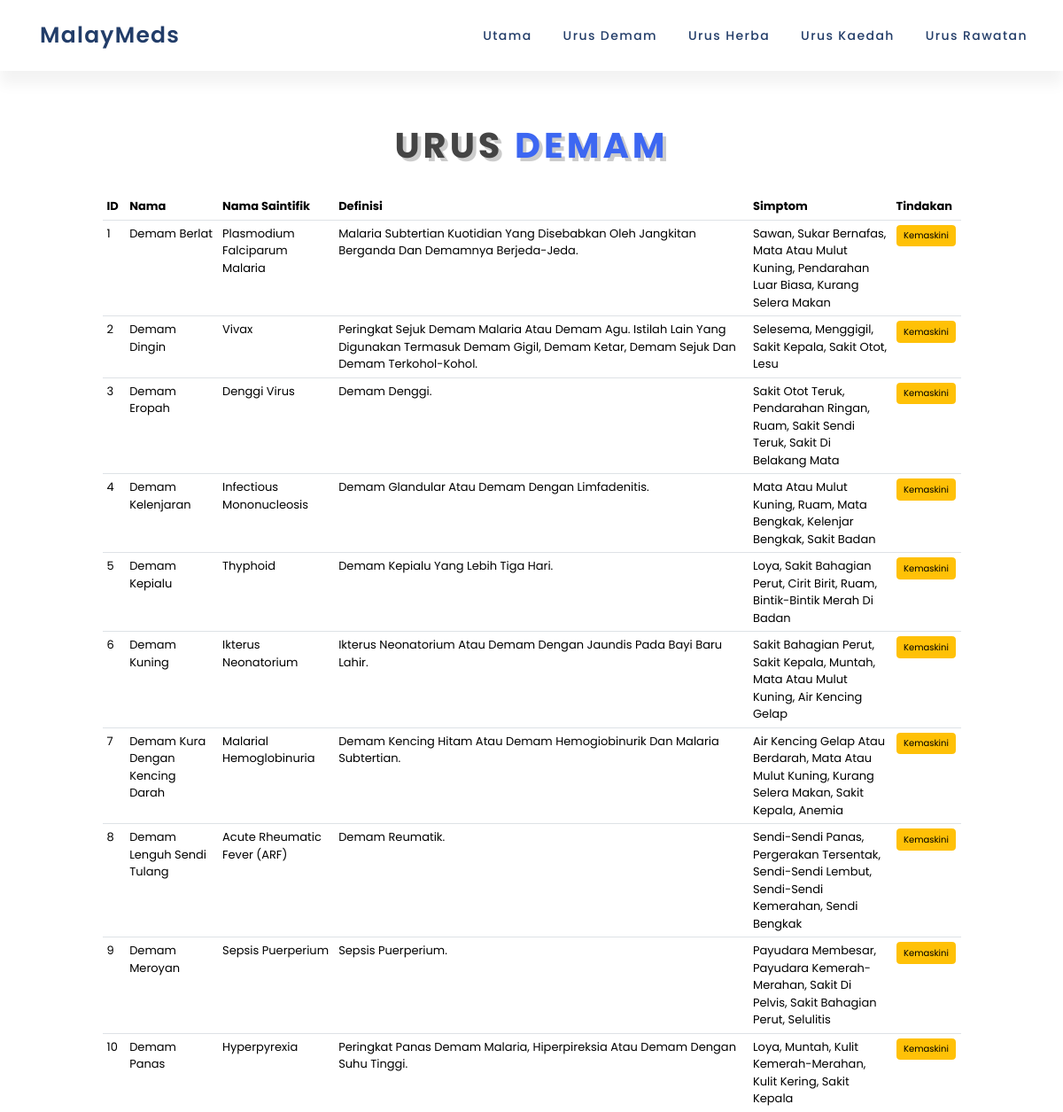
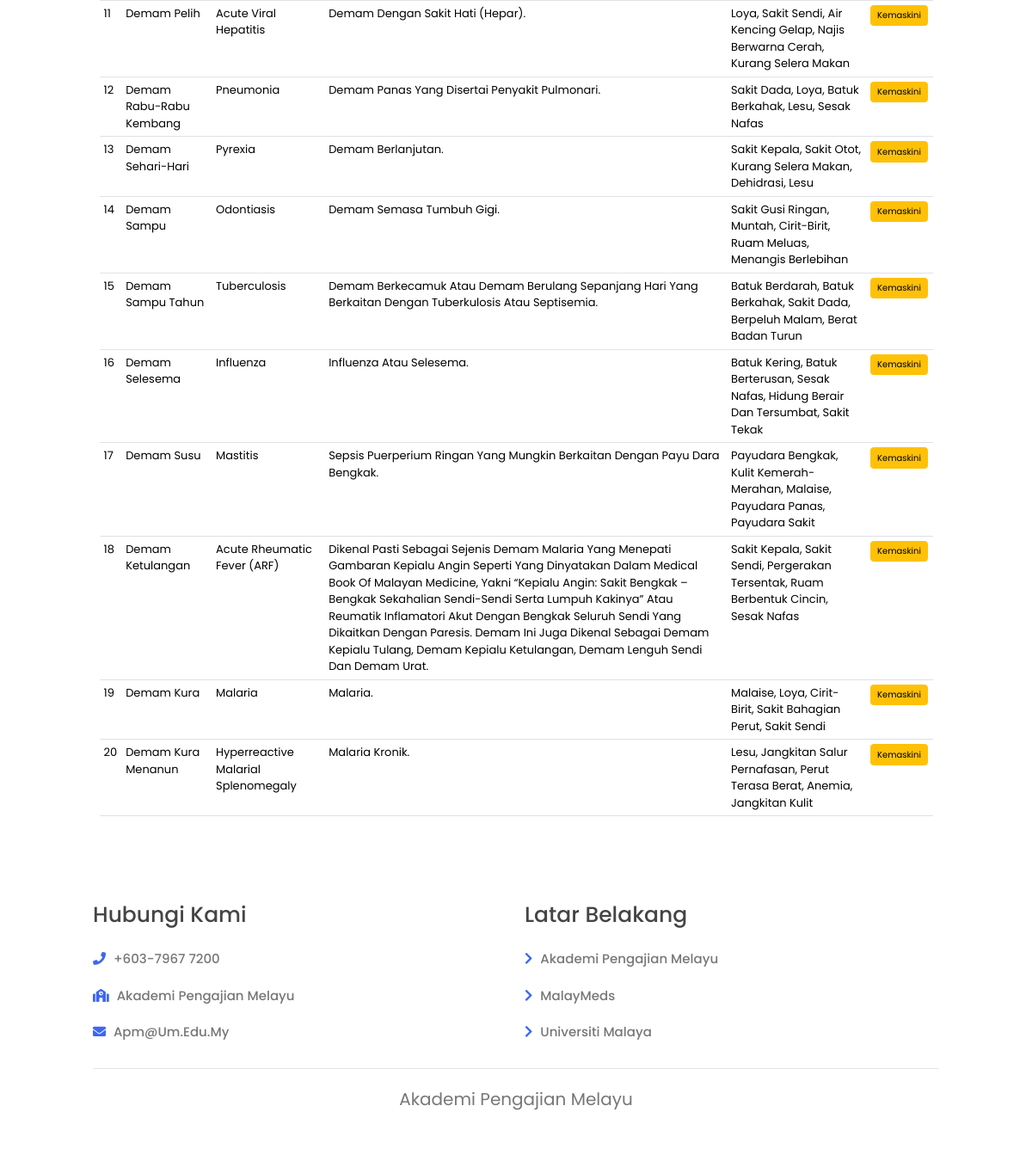
The page /managefever on the database its author committed (2 pictures, top to bottom).
### app.py (models this page shows)
class tbl_fever(db.Model):
  fever_id = db.Column(db.Integer, primary_key=True)
  fever_name = db.Column(db.String(255))
  fever_scname = db.Column(db.String(255))
  fever_def = db.Column(db.Text)
  fever_symptoms = db.Column(db.Text)
  herbs = db.relationship('tbl_herbs_fever', backref=db.backref('tbl_fever', cascade='all, delete-orphan', single_parent=True))
  methods = db.relationship('tbl_method_fever', backref=db.backref('tbl_fever', cascade='all, delete-orphan', single_parent=True))
  treatment = db.relationship('tbl_treatment', backref=db.backref('tbl_fever', cascade='all, delete-orphan', single_parent=True))

### app.py (the view)
@app.route('/managefever')
def managefever_page():
  all_fever_data = tbl_fever.query.all()
  return render_template('fevermanage.html', all_fever_data=all_fever_data)

### templates/fevermanage.html (shortened to what this page needs)
<!DOCTYPE html>
<html lang="en">
<head>
    <link rel="stylesheet" href="{{ url_for('static', filename='css/style.css') }}">
    <link rel="stylesheet" href="https://cdnjs.cloudflare.com/ajax/libs/font-awesome/5.15.4/css/all.min.css">
    <link href="https://cdn.jsdelivr.net/npm/bootstrap@5.3.2/dist/css/bootstrap.min.css" rel="stylesheet">
</head>
<body>
    <header class="main-header">
        <a href="{{ url_for('dashboard') }}" class="logo">
            <span class="logo-text">MalayMeds</span>
        </a>
        <div class="group">
            <ul class="navigation">
                <li><a href="{{ url_for('dashboard') }}">Utama</a></li>
                <li><a href="{{ url_for('managefever_page') }}">Urus Demam</a></li>
                <li><a href="{{ url_for('manageherbs_page') }}">Urus Herba</a></li>
                <li><a href="{{ url_for('managemethod_page') }}">Urus Kaedah</a></li>
                <li><a href="{{ url_for('managetreatment_page') }}">Urus Rawatan</a></li>
            </ul>
        </div>
    </header>
    <section class="services" id="services">
        <h1 class="page-heading"> urus <span>demam</span> </h1>
        <div class="container my-3">
            <table class="table table-hover" style="font-size: 13px;">
                <tr>
                    <th>ID</th>
                    <th>Nama</th>
                    <th>Nama Saintifik</th>
                    <th>Definisi</th>
                    <th>Simptom</th>
                    <th>Tindakan</th>
                </tr>
                {% for row in all_fever_data %}
                    <tr>
                        <td>{{row.fever_id}}</td>
                        <td>{{row.fever_name}}</td>
                        <td>{{row.fever_scname}}</td>
                        <td>{{row.fever_def}}</td>
                        <td>{{row.fever_symptoms}}</td>
                        <td>
                            <a href="{{ url_for('editfever_page', fever_id=row.fever_id) }}" class="btn btn-warning btn-xs">Kemaskini</a>
                        </td>
                    </tr>
                {% endfor %}
            </table>
        </div>
    </section>
    <section class="footer">
        <div class="box-container">
            <div class="box">
                <h3>Hubungi Kami</h3>
                <a href="#"><i class="fas fa-phone"></i> +603-7967 7200</a>
                <a href="https://apm.um.edu.my/"><i class="fas fa-school"></i> Akademi Pengajian Melayu</a>
                <a href="https://mail.google.com"><i class="fas fa-envelope"></i> apm@um.edu.my </a>
            </div>
            <div class="box">
                <h3>Latar Belakang</h3>
                <a href="https://apm.um.edu.my/sejarah-apm"><i class="fas fa-chevron-right"></i> Akademi Pengajian Melayu</a>
                <a href="#"><i class="fas fa-chevron-right"></i> MalayMeds</a>
                <a href="https://www.um.edu.my/"><i class="fas fa-chevron-right"></i> Universiti Malaya</a>
            </div>
        </div>
        <div class="credit">Akademi Pengajian Melayu</div>
    </section>
</body>
</html>

### static/css/style.css (style rules this page uses)
:root { --blue:#3d67f2; --black: #444; --light-color: #777; --box-shadow: .5rem .5rem 0 rgba(22, 160, 133, .2); --text-shadow: .4rem .4rem 0 rgba(0, 0, 0, .2); --border: .2rem solid var(--blue); }
* { margin: 0; padding: 0; box-sizing: border-box; font-family: 'Poppins', sans-serif; outline: none; border: none; text-transform: capitalize; transition: all .2s ease-out; text-decoration: none; }
body { background-color: #f6f6f7; min-height: 100vh; overflow-x: hidden; }
.main-header { position: absolute; top: 0; left: 0; width: 100%; height: 80px; background: #fff; padding: 20px 40px; display: flex; justify-content: space-between; align-items: center; box-shadow: 0 15px 15px rgba(0, 0, 0, 0.05); }
.logo { display: flex; align-items: center; color: #001f52dd; text-decoration: none; font-size: 2.5rem; font-weight: 530; text-transform: none; letter-spacing: 0.05em; }
.group { display: flex; align-items: center; }
.main-header ul { position: relative; display: flex; gap: 35px; margin: 0; }
.main-header ul li { list-style: none; }
.main-header ul li a { position: relative; text-decoration: none; font-size: 1.4rem; color: #001f52dd; letter-spacing: 0.1em; font-weight: 415; }
.main-header ul li a::before { content: ''; position: absolute; bottom: -2px; width: 100%; height: 2px; background: var(--blue); transform: scaleX(0); transition: transform 0.5s ease-in-out; transform-origin: right; }
html { font-size: 62.5%; overflow-x: hidden; scroll-padding-top: 7rem; scroll-behavior: smooth; }
section { padding: 4rem 9%; }
section:nth-child(odd) { background: #fff; }
.footer .box-container { display: grid; grid-template-columns: repeat(auto-fit, minmax(22rem, 1fr)); gap: 2rem; }
.footer .box-container .box h3 { font-size: 2.5rem; color: var(--black); padding: 1rem 0; }
.footer .box-container .box a { display: block; font-size: 1.5rem; color: var(--light-color); padding: 1rem 0; font-weight: 500; text-decoration: none; }
.footer .box-container .box a i { padding-right: .5rem; color: var(--blue); }
.footer .credit { padding: 1rem; padding-top: 2rem; margin-top: 2rem; text-align: center; font-size: 2rem; color: var(--light-color); border-top: .1rem solid rgba(0, 0, 0, .1); }
.page-heading { text-align: center; padding-bottom: 2rem; padding-top: 10rem; text-shadow: var(--text-shadow); text-transform: uppercase; color: var(--black); font-size: 4rem; letter-spacing: .4rem; font-weight: 700; }
.page-heading span { text-transform: uppercase; color: var(--blue); }

### rows shown on the page
tbl_fever: fever_id "1", fever_name "Demam Berlat", fever_scname "Plasmodium Falciparum Malaria", fever_def "Malaria Subtertian Kuotidian Yang Disebabkan Oleh Jangkitan Berganda Dan Demamnya Berjeda-Jeda.", fever_symptoms "Sawan, Sukar Bernafas, Mata Atau Mulut Kuning, Pendarahan Luar Biasa, Kurang Selera Makan"
tbl_fever: fever_id "2", fever_name "Demam Dingin", fever_scname "Vivax", fever_def "Peringkat Sejuk Demam Malaria Atau Demam Agu. Istilah Lain Yang Digunakan Termasuk Demam Gigil, Demam Ketar, Demam Sejuk Dan Demam Terkohol-Kohol.", fever_symptoms "Selesema, Menggigil, Sakit Kepala, Sakit Otot, Lesu"
tbl_fever: fever_id "3", fever_name "Demam Eropah", fever_scname "Denggi Virus", fever_def "Demam Denggi.", fever_symptoms "Sakit Otot Teruk, Pendarahan Ringan, Ruam, Sakit Sendi Teruk, Sakit Di Belakang Mata"
tbl_fever: fever_id "4", fever_name "Demam Kelenjaran", fever_scname "Infectious Mononucleosis", fever_def "Demam Glandular Atau Demam Dengan Limfadenitis.", fever_symptoms "Mata Atau Mulut Kuning, Ruam, Mata Bengkak, Kelenjar Bengkak, Sakit Badan"
tbl_fever: fever_id "5", fever_name "Demam Kepialu", fever_scname "Thyphoid", fever_def "Demam Kepialu Yang Lebih Tiga Hari.", fever_symptoms "Loya, Sakit Bahagian Perut, Cirit Birit, Ruam, Bintik-Bintik Merah Di Badan"
tbl_fever: fever_id "6", fever_name "Demam Kuning", fever_scname "Ikterus Neonatorium", fever_def "Ikterus Neonatorium Atau Demam Dengan Jaundis Pada Bayi Baru Lahir.", fever_symptoms "Sakit Bahagian Perut, Sakit Kepala, Muntah, Mata Atau Mulut Kuning, Air Kencing Gelap"
tbl_fever: fever_id "7", fever_name "Demam Kura Dengan Kencing Darah", fever_scname "Malarial Hemoglobinuria", fever_def "Demam Kencing Hitam Atau Demam Hemogiobinurik Dan Malaria Subtertian.", fever_symptoms "Air Kencing Gelap Atau Berdarah, Mata Atau Mulut Kuning, Kurang Selera Makan, Sakit Kepala, Anemia"
tbl_fever: fever_id "8", fever_name "Demam Lenguh Sendi Tulang", fever_scname "Acute Rheumatic Fever (ARF)", fever_def "Demam Reumatik.", fever_symptoms "Sendi-Sendi Panas, Pergerakan Tersentak, Sendi-Sendi Lembut, Sendi-Sendi Kemerahan, Sendi Bengkak"
tbl_fever: fever_id "9", fever_name "Demam Meroyan", fever_scname "Sepsis Puerperium", fever_def "Sepsis Puerperium.", fever_symptoms "Payudara Membesar, Payudara Kemerah-Merahan, Sakit Di Pelvis, Sakit Bahagian Perut, Selulitis"
tbl_fever: fever_id "10", fever_name "Demam Panas", fever_scname "Hyperpyrexia", fever_def "Peringkat Panas Demam Malaria, Hiperpireksia Atau Demam Dengan Suhu Tinggi.", fever_symptoms "Loya, Muntah, Kulit Kemerah-Merahan, Kulit Kering, Sakit Kepala"
tbl_fever: fever_id "11", fever_name "Demam Pelih", fever_scname "Acute Viral Hepatitis", fever_def "Demam Dengan Sakit Hati (Hepar).", fever_symptoms "Loya, Sakit Sendi, Air Kencing Gelap, Najis Berwarna Cerah, Kurang Selera Makan"
tbl_fever: fever_id "12", fever_name "Demam Rabu-Rabu Kembang", fever_scname "Pneumonia", fever_def "Demam Panas Yang Disertai Penyakit Pulmonari.", fever_symptoms "Sakit Dada, Loya, Batuk Berkahak, Lesu, Sesak Nafas"
tbl_fever: fever_id "13", fever_name "Demam Sehari-Hari", fever_scname "Pyrexia", fever_def "Demam Berlanjutan.", fever_symptoms "Sakit Kepala, Sakit Otot, Kurang Selera Makan, Dehidrasi, Lesu"
tbl_fever: fever_id "14", fever_name "Demam Sampu", fever_scname "Odontiasis", fever_def "Demam Semasa Tumbuh Gigi.", fever_symptoms "Sakit Gusi Ringan, Muntah, Cirit-Birit, Ruam Meluas, Menangis Berlebihan"
tbl_fever: fever_id "15", fever_name "Demam Sampu Tahun", fever_scname "Tuberculosis", fever_def "Demam Berkecamuk Atau Demam Berulang Sepanjang Hari Yang Berkaitan Dengan Tuberkulosis Atau Septisemia.", fever_symptoms "Batuk Berdarah, Batuk Berkahak, Sakit Dada, Berpeluh Malam, Berat Badan Turun"
tbl_fever: fever_id "16", fever_name "Demam Selesema", fever_scname "Influenza", fever_def "Influenza Atau Selesema.", fever_symptoms "Batuk Kering, Batuk Berterusan, Sesak Nafas, Hidung Berair Dan Tersumbat, Sakit Tekak"
tbl_fever: fever_id "17", fever_name "Demam Susu", fever_scname "Mastitis", fever_def "Sepsis Puerperium Ringan Yang Mungkin Berkaitan Dengan Payu Dara Bengkak.", fever_symptoms "Payudara Bengkak, Kulit Kemerah-Merahan, Malaise, Payudara Panas, Payudara Sakit"
tbl_fever: fever_id "18", fever_name "Demam Ketulangan", fever_scname "Acute Rheumatic Fever (ARF)", fever_def "Dikenal Pasti Sebagai Sejenis Demam Malaria Yang Menepati Gambaran Kepialu Angin Seperti Yang Dinyatakan Dalam Medical Book Of Malayan Medicine, Yakni “kepialu Angin: Sakit Bengkak – Bengkak Sekahalian Sendi-Sendi Serta Lumpuh Kakinya” Atau Reumatik Inflamatori Akut Dengan Bengkak Seluruh Sendi Yang Dikaitkan Dengan Paresis. Demam Ini Juga Dikenal Sebagai Demam Kepialu Tulang, Demam Kepialu Ketulangan, Demam Lenguh Sendi Dan Demam Urat.", fever_symptoms "Sakit Kepala, Sakit Sendi, Pergerakan Tersentak, Ruam Berbentuk Cincin, Sesak Nafas"
tbl_fever: fever_id "19", fever_name "Demam Kura", fever_scname "Malaria", fever_def "Malaria.", fever_symptoms "Malaise, Loya, Cirit-Birit, Sakit Bahagian Perut, Sakit Sendi"
tbl_fever: fever_id "20", fever_name "Demam Kura Menanun", fever_scname "Hyperreactive Malarial Splenomegaly", fever_def "Malaria Kronik.", fever_symptoms "Lesu, Jangkitan Salur Pernafasan, Perut Terasa Berat, Anemia, Jangkitan Kulit"
